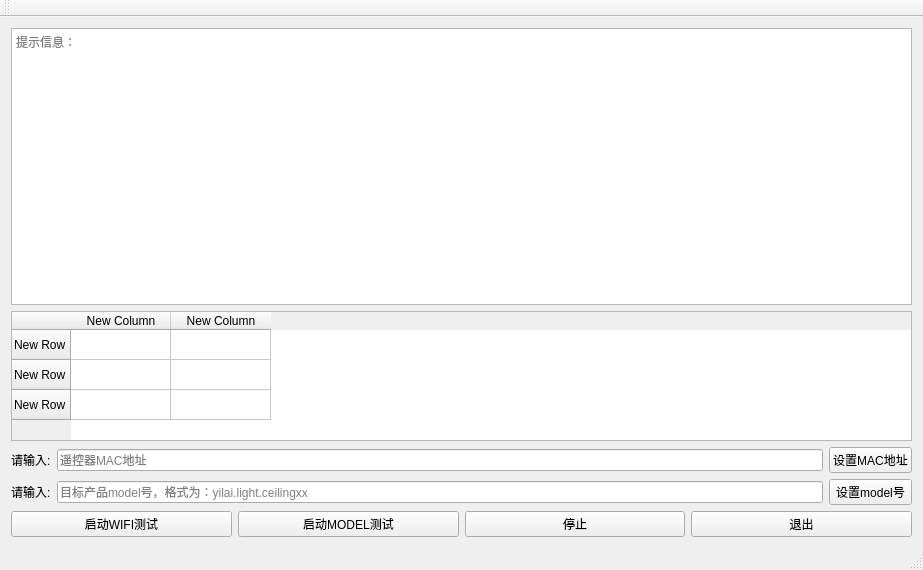
<?xml version="1.0" encoding="UTF-8"?>
<ui version="4.0">
 <class>MainWindow</class>
 <widget class="QMainWindow" name="MainWindow">
  <property name="geometry">
   <rect>
    <x>0</x>
    <y>0</y>
    <width>923</width>
    <height>570</height>
   </rect>
  </property>
  <property name="windowTitle">
   <string>MainWindow</string>
  </property>
  <widget class="QWidget" name="centralWidget">
   <layout class="QGridLayout" name="gridLayout_2">
    <item row="0" column="0">
     <layout class="QVBoxLayout" name="verticalLayout" stretch="6,0">
      <item>
       <widget class="QTextEdit" name="textEdit">
        <property name="placeholderText">
         <string>提示信息：</string>
        </property>
       </widget>
      </item>
      <item>
       <widget class="QTableWidget" name="tableWidget">
        <property name="maximumSize">
         <size>
          <width>16777215</width>
          <height>130</height>
         </size>
        </property>
        <row>
         <property name="text">
          <string>New Row</string>
         </property>
        </row>
        <row>
         <property name="text">
          <string>New Row</string>
         </property>
        </row>
        <row>
         <property name="text">
          <string>New Row</string>
         </property>
        </row>
        <column>
         <property name="text">
          <string>New Column</string>
         </property>
        </column>
        <column>
         <property name="text">
          <string>New Column</string>
         </property>
        </column>
       </widget>
      </item>
     </layout>
    </item>
    <item row="1" column="0">
     <layout class="QGridLayout" name="gridLayout">
      <item row="0" column="0">
       <widget class="QLabel" name="label">
        <property name="text">
         <string>请输入:</string>
        </property>
       </widget>
      </item>
      <item row="0" column="1">
       <widget class="QLineEdit" name="lineEditMac">
        <property name="autoFillBackground">
         <bool>false</bool>
        </property>
        <property name="placeholderText">
         <string>遥控器MAC地址</string>
        </property>
       </widget>
      </item>
      <item row="0" column="2">
       <widget class="QPushButton" name="pushButtonMac">
        <property name="text">
         <string>设置MAC地址</string>
        </property>
       </widget>
      </item>
      <item row="1" column="0">
       <widget class="QLabel" name="label_2">
        <property name="text">
         <string>请输入:</string>
        </property>
       </widget>
      </item>
      <item row="1" column="1">
       <widget class="QLineEdit" name="lineEditModel">
        <property name="autoFillBackground">
         <bool>false</bool>
        </property>
        <property name="placeholderText">
         <string>目标产品model号，格式为：yilai.light.ceilingxx</string>
        </property>
       </widget>
      </item>
      <item row="1" column="2">
       <widget class="QPushButton" name="pushButtonModel">
        <property name="text">
         <string>设置model号</string>
        </property>
       </widget>
      </item>
     </layout>
    </item>
    <item row="2" column="0">
     <layout class="QHBoxLayout" name="horizontalLayout">
      <item>
       <widget class="QPushButton" name="pushButtonStartWifi">
        <property name="text">
         <string>启动WIFI测试</string>
        </property>
       </widget>
      </item>
      <item>
       <widget class="QPushButton" name="pushButtonStartModel">
        <property name="text">
         <string>启动MODEL测试</string>
        </property>
       </widget>
      </item>
      <item>
       <widget class="QPushButton" name="pushButtonStop">
        <property name="text">
         <string>停止</string>
        </property>
       </widget>
      </item>
      <item>
       <widget class="QPushButton" name="pushButtonClose">
        <property name="text">
         <string>退出</string>
        </property>
       </widget>
      </item>
     </layout>
    </item>
   </layout>
  </widget>
  <widget class="QMenuBar" name="menuBar">
   <property name="geometry">
    <rect>
     <x>0</x>
     <y>0</y>
     <width>923</width>
     <height>19</height>
    </rect>
   </property>
  </widget>
  <widget class="QToolBar" name="mainToolBar">
   <attribute name="toolBarArea">
    <enum>TopToolBarArea</enum>
   </attribute>
   <attribute name="toolBarBreak">
    <bool>false</bool>
   </attribute>
  </widget>
  <widget class="QStatusBar" name="statusBar"/>
 </widget>
 <layoutdefault spacing="6" margin="11"/>
 <resources/>
 <connections/>
</ui>
